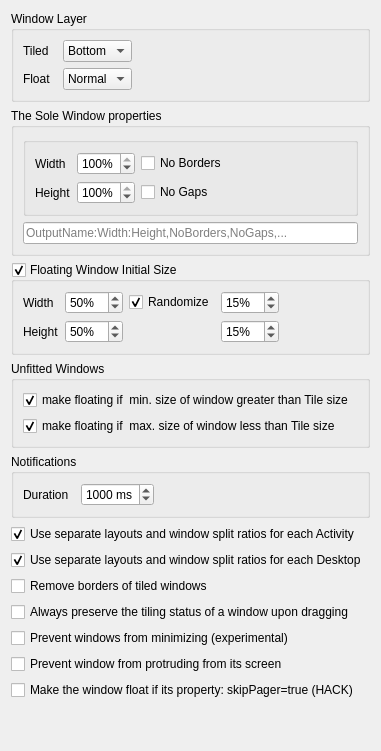
     <widget class="QWidget" name="_7_optionsTab">
      <attribute name="title">
       <string>Options</string>
      </attribute>
      <layout class="QVBoxLayout" name="verticalLayout">
       <item>
        <widget class="QGroupBox" name="GB_1_windowLayer">
         <property name="title">
          <string>Window Layer</string>
         </property>
         <layout class="QGridLayout" name="gridLayout_9">
          <item row="0" column="0" alignment="Qt::AlignmentFlag::AlignLeft">
           <widget class="QLabel" name="label_13">
            <property name="text">
             <string>Tiled</string>
            </property>
           </widget>
          </item>
          <item row="0" column="1">
           <widget class="QComboBox" name="kcfg_tiledWindowsLayer">
            <item>
             <property name="text">
              <string>Bottom</string>
             </property>
            </item>
            <item>
             <property name="text">
              <string>Normal</string>
             </property>
            </item>
            <item>
             <property name="text">
              <string>Above</string>
             </property>
            </item>
           </widget>
          </item>
          <item row="0" column="2">
           <spacer name="horizontalSpacer_2">
            <property name="orientation">
             <enum>Qt::Orientation::Horizontal</enum>
            </property>
            <property name="sizeHint" stdset="0">
             <size>
              <width>40</width>
              <height>20</height>
             </size>
            </property>
           </spacer>
          </item>
          <item row="1" column="0">
           <widget class="QLabel" name="label_14">
            <property name="text">
             <string>Float  </string>
            </property>
           </widget>
          </item>
          <item row="1" column="1">
           <widget class="QComboBox" name="kcfg_floatedWindowsLayer">
            <property name="currentIndex">
             <number>1</number>
            </property>
            <item>
             <property name="text">
              <string>Bottom</string>
             </property>
            </item>
            <item>
             <property name="text">
              <string>Normal</string>
             </property>
            </item>
            <item>
             <property name="text">
              <string>Above</string>
             </property>
            </item>
           </widget>
          </item>
         </layout>
        </widget>
       </item>
       <item>
        <widget class="QGroupBox" name="groupBox_4">
         <property name="title">
          <string>The Sole Window properties</string>
         </property>
         <layout class="QVBoxLayout" name="verticalLayout_17">
          <item>
           <widget class="QGroupBox" name="GB_2_soleWindowsProps">
            <property name="enabled">
             <bool>true</bool>
            </property>
            <property name="title">
             <string/>
            </property>
            <property name="flat">
             <bool>true</bool>
            </property>
            <layout class="QGridLayout" name="gridLayout_10">
             <item row="0" column="2">
              <widget class="QCheckBox" name="kcfg_soleWindowNoBorders">
               <property name="text">
                <string>No Borders</string>
               </property>
              </widget>
             </item>
             <item row="1" column="2">
              <widget class="QCheckBox" name="kcfg_soleWindowNoGaps">
               <property name="text">
                <string>No Gaps</string>
               </property>
              </widget>
             </item>
             <item row="1" column="0">
              <widget class="QLabel" name="label_16">
               <property name="text">
                <string>Height</string>
               </property>
              </widget>
             </item>
             <item row="0" column="3">
              <spacer name="horizontalSpacer_3">
               <property name="orientation">
                <enum>Qt::Orientation::Horizontal</enum>
               </property>
               <property name="sizeHint" stdset="0">
                <size>
                 <width>40</width>
                 <height>20</height>
                </size>
               </property>
              </spacer>
             </item>
             <item row="0" column="1" alignment="Qt::AlignmentFlag::AlignHCenter|Qt::AlignmentFlag::AlignVCenter">
              <widget class="QSpinBox" name="kcfg_soleWindowWidth">
               <property name="suffix">
                <string>%</string>
               </property>
               <property name="minimum">
                <number>1</number>
               </property>
               <property name="maximum">
                <number>100</number>
               </property>
               <property name="value">
                <number>100</number>
               </property>
              </widget>
             </item>
             <item row="0" column="0">
              <widget class="QLabel" name="label_15">
               <property name="text">
                <string>Width </string>
               </property>
              </widget>
             </item>
             <item row="1" column="1">
              <widget class="QSpinBox" name="kcfg_soleWindowHeight">
               <property name="suffix">
                <string>%</string>
               </property>
               <property name="minimum">
                <number>1</number>
               </property>
               <property name="maximum">
                <number>100</number>
               </property>
               <property name="value">
                <number>100</number>
               </property>
              </widget>
             </item>
            </layout>
            <widget class="QLabel" name="soleWindowOutputOverrideLabel">
             <property name="geometry">
              <rect>
               <x>8</x>
               <y>166</y>
               <width>262</width>
               <height>40</height>
              </rect>
             </property>
             <property name="text">
              <string>Output Override</string>
             </property>
            </widget>
            <zorder>soleWindowOutputOverrideLabel</zorder>
            <zorder>kcfg_soleWindowWidth</zorder>
            <zorder>label_15</zorder>
            <zorder>horizontalSpacer_3</zorder>
            <zorder>label_16</zorder>
            <zorder>kcfg_soleWindowHeight</zorder>
            <zorder>kcfg_soleWindowNoBorders</zorder>
            <zorder>kcfg_soleWindowNoGaps</zorder>
           </widget>
          </item>
          <item>
           <widget class="QLineEdit" name="kcfg_soleWindowOutputOverride">
            <property name="toolTip">
             <string>&lt;html&gt;&lt;head/&gt;&lt;body&gt;&lt;p&gt;Comma-separated list to override the default Sole Window properties parameters: OutputName:Width:Height:NoBorders:NoGaps. Width and Height in % and can be from 1 to 100, NoBorders and NoGaps can be 0 or 1. You can omit parameters for example &lt;span style=&quot; font-weight:700;&quot;&gt;DP-1:50&lt;/span&gt; means you override only width to 50% on &lt;span style=&quot; font-weight:700;&quot;&gt;DP-1&lt;/span&gt; monitor. &lt;/p&gt;&lt;p&gt;Note. If you enable the No Gap option, this means that width and height no longer matter.&lt;/p&gt;&lt;p&gt;&lt;br/&gt;Two monitors example:&lt;span style=&quot; font-weight:700;&quot;&gt; DP-1:::1:1,DP-2:80:70&lt;/span&gt;&lt;/p&gt;&lt;p&gt;on&lt;span style=&quot; font-weight:700;&quot;&gt; DP-1 &lt;/span&gt;no Borders nor Gaps, on DP-2: 80% Width and 70% Height&lt;/p&gt;&lt;/body&gt;&lt;/html&gt;</string>
            </property>
            <property name="placeholderText">
             <string>OutputName:Width:Height,NoBorders,NoGaps,...</string>
            </property>
           </widget>
          </item>
         </layout>
        </widget>
       </item>
       <item>
        <widget class="QGroupBox" name="kcfg_floatEnable">
         <property name="mouseTracking">
          <bool>false</bool>
         </property>
         <property name="tabletTracking">
          <bool>false</bool>
         </property>
         <property name="autoFillBackground">
          <bool>false</bool>
         </property>
         <property name="title">
          <string>Floating Window Initial Size</string>
         </property>
         <property name="checkable">
          <bool>true</bool>
         </property>
         <property name="checked">
          <bool>true</bool>
         </property>
         <layout class="QGridLayout" name="gridLayout_30">
          <item row="0" column="2">
           <widget class="QCheckBox" name="kcfg_floatRandomize">
            <property name="text">
             <string>Randomize</string>
            </property>
            <property name="checked">
             <bool>true</bool>
            </property>
           </widget>
          </item>
          <item row="0" column="3">
           <widget class="QSpinBox" name="kcfg_floatRandomWidth">
            <property name="toolTip">
             <string>&lt;html&gt;&lt;head/&gt;&lt;body&gt;&lt;p&gt;Percentage of the range from the left border of the screen to the window placed in the center of the screen.Determines the randomization spread.&lt;/p&gt;&lt;/body&gt;&lt;/html&gt;</string>
            </property>
            <property name="suffix">
             <string>%</string>
            </property>
            <property name="minimum">
             <number>1</number>
            </property>
            <property name="maximum">
             <number>100</number>
            </property>
            <property name="value">
             <number>15</number>
            </property>
           </widget>
          </item>
          <item row="1" column="3">
           <widget class="QSpinBox" name="kcfg_floatRandomHeight">
            <property name="toolTip">
             <string>&lt;html&gt;&lt;head/&gt;&lt;body&gt;&lt;p&gt;Percentage of the range from the top of the screen to the window placed in the center of the screen.Determines the randomization spread.&lt;/p&gt;&lt;/body&gt;&lt;/html&gt;</string>
            </property>
            <property name="suffix">
             <string>%</string>
            </property>
            <property name="minimum">
             <number>1</number>
            </property>
            <property name="maximum">
             <number>100</number>
            </property>
            <property name="value">
             <number>15</number>
            </property>
           </widget>
          </item>
          <item row="1" column="1">
           <widget class="QSpinBox" name="kcfg_floatInitWindowHeight">
            <property name="toolTip">
             <string>&lt;html&gt;&lt;head/&gt;&lt;body&gt;&lt;p&gt;The initial height of a floating window in percent of the screen height.&lt;/p&gt;&lt;/body&gt;&lt;/html&gt;</string>
            </property>
            <property name="suffix">
             <string>%</string>
            </property>
            <property name="minimum">
             <number>1</number>
            </property>
            <property name="maximum">
             <number>100</number>
            </property>
            <property name="value">
             <number>50</number>
            </property>
           </widget>
          </item>
          <item row="0" column="1">
           <widget class="QSpinBox" name="kcfg_floatInitWindowWidth">
            <property name="toolTip">
             <string>&lt;html&gt;&lt;head/&gt;&lt;body&gt;&lt;p&gt;The initial width of a floating window in percent of the screen width.&lt;/p&gt;&lt;/body&gt;&lt;/html&gt;</string>
            </property>
            <property name="suffix">
             <string>%</string>
            </property>
            <property name="minimum">
             <number>1</number>
            </property>
            <property name="maximum">
             <number>100</number>
            </property>
            <property name="value">
             <number>50</number>
            </property>
           </widget>
          </item>
          <item row="1" column="0">
           <widget class="QLabel" name="label_60">
            <property name="text">
             <string>Height</string>
            </property>
           </widget>
          </item>
          <item row="0" column="0">
           <widget class="QLabel" name="label_59">
            <property name="text">
             <string>Width </string>
            </property>
           </widget>
          </item>
          <item row="0" column="4">
           <spacer name="horizontalSpacer_21">
            <property name="orientation">
             <enum>Qt::Orientation::Horizontal</enum>
            </property>
            <property name="sizeHint" stdset="0">
             <size>
              <width>40</width>
              <height>20</height>
             </size>
            </property>
           </spacer>
          </item>
         </layout>
        </widget>
       </item>
       <item>
        <widget class="QGroupBox" name="GB_4_unfittedWindows">
         <property name="title">
          <string>Unfitted Windows</string>
         </property>
         <layout class="QVBoxLayout" name="verticalLayout_18">
          <item>
           <widget class="QCheckBox" name="kcfg_unfitGreater">
            <property name="toolTip">
             <string>If enable make all windows floating if they minimum size to large for tile</string>
            </property>
            <property name="text">
             <string>make floating if  min. size of window greater than Tile size </string>
            </property>
            <property name="checked">
             <bool>true</bool>
            </property>
           </widget>
          </item>
          <item>
           <widget class="QCheckBox" name="kcfg_unfitLess">
            <property name="toolTip">
             <string>If enable make all windows floating if the maximum size to small for tile</string>
            </property>
            <property name="text">
             <string>make floating if  max. size of window less than Tile size </string>
            </property>
            <property name="checked">
             <bool>true</bool>
            </property>
           </widget>
          </item>
         </layout>
        </widget>
       </item>
       <item>
        <widget class="QGroupBox" name="GB_5_Notifications">
         <property name="title">
          <string>Notifications</string>
         </property>
         <layout class="QGridLayout" name="gridLayout_12">
          <item row="1" column="1">
           <widget class="QSpinBox" name="kcfg_notificationDuration">
            <property name="toolTip">
             <string>&lt;html&gt;&lt;head/&gt;&lt;body&gt;&lt;p&gt;Set the time (in milliseconds) for how long a pop-up notification will remain visible before it automatically disappears. A value of 0 will disable notifications.&lt;/p&gt;&lt;/body&gt;&lt;/html&gt;</string>
            </property>
            <property name="suffix">
             <string> ms</string>
            </property>
            <property name="maximum">
             <number>9999</number>
            </property>
            <property name="singleStep">
             <number>100</number>
            </property>
            <property name="value">
             <number>1000</number>
            </property>
           </widget>
          </item>
          <item row="1" column="0">
           <widget class="QLabel" name="label_18">
            <property name="text">
             <string>Duration  </string>
            </property>
           </widget>
          </item>
          <item row="1" column="2">
           <spacer name="horizontalSpacer_4">
            <property name="orientation">
             <enum>Qt::Orientation::Horizontal</enum>
            </property>
            <property name="sizeHint" stdset="0">
             <size>
              <width>40</width>
              <height>20</height>
             </size>
            </property>
           </spacer>
          </item>
         </layout>
        </widget>
       </item>
       <item>
        <widget class="QCheckBox" name="kcfg_layoutPerActivity">
         <property name="toolTip">
          <string>All tiled windows will have no borders. Borders will be added back if window become float.</string>
         </property>
         <property name="text">
          <string>Use separate layouts and window split ratios for each Activity</string>
         </property>
         <property name="checked">
          <bool>true</bool>
         </property>
        </widget>
       </item>
       <item>
        <widget class="QCheckBox" name="kcfg_layoutPerDesktop">
         <property name="toolTip">
          <string>All tiled windows will have no borders. Borders will be added back if window become float.</string>
         </property>
         <property name="text">
          <string>Use separate layouts and window split ratios for each Desktop</string>
         </property>
         <property name="checked">
          <bool>true</bool>
         </property>
        </widget>
       </item>
       <item>
        <widget class="QCheckBox" name="kcfg_noTileBorder">
         <property name="toolTip">
          <string>All tiled windows will have no borders. Borders will be added back if window become float.</string>
         </property>
         <property name="text">
          <string>Remove borders of tiled windows</string>
         </property>
        </widget>
       </item>
       <item>
        <widget class="QCheckBox" name="kcfg_keepTilingOnDrag">
         <property name="text">
          <string>Always preserve the tiling status of a window upon dragging</string>
         </property>
        </widget>
       </item>
       <item>
        <widget class="QCheckBox" name="kcfg_preventMinimize">
         <property name="text">
          <string>Prevent windows from minimizing (experimental)</string>
         </property>
        </widget>
       </item>
       <item>
        <widget class="QCheckBox" name="kcfg_preventProtrusion">
         <property name="text">
          <string>Prevent window from protruding from its screen</string>
         </property>
        </widget>
       </item>
       <item>
        <widget class="QCheckBox" name="kcfg_floatSkipPagerWindows">
         <property name="toolTip">
          <string>&lt;html&gt;&lt;head/&gt;&lt;body&gt;&lt;p&gt;If enabled, all windows with property skipPager=true become floating. You can create KDE Window Rule and force  skipPager=true.&lt;/p&gt;&lt;/body&gt;&lt;/html&gt;</string>
         </property>
         <property name="text">
          <string>Make the window float if its property: skipPager=true (HACK)</string>
         </property>
        </widget>
       </item>
       <item>
        <spacer name="verticalSpacer_5">
         <property name="orientation">
          <enum>Qt::Orientation::Vertical</enum>
         </property>
         <property name="sizeHint" stdset="0">
          <size>
           <width>20</width>
           <height>40</height>
          </size>
         </property>
        </spacer>
       </item>
      </layout>
     </widget>
